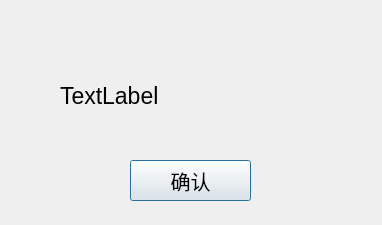
<?xml version="1.0" encoding="UTF-8"?>
<ui version="4.0">
 <class>ConfirmDialog</class>
 <widget class="QDialog" name="ConfirmDialog">
  <property name="geometry">
   <rect>
    <x>0</x>
    <y>0</y>
    <width>382</width>
    <height>225</height>
   </rect>
  </property>
  <property name="windowTitle">
   <string>Dialog</string>
  </property>
  <widget class="QLabel" name="label">
   <property name="geometry">
    <rect>
     <x>60</x>
     <y>40</y>
     <width>251</width>
     <height>111</height>
    </rect>
   </property>
   <property name="font">
    <font>
     <pointsize>17</pointsize>
    </font>
   </property>
   <property name="text">
    <string>TextLabel</string>
   </property>
   <property name="wordWrap">
    <bool>true</bool>
   </property>
  </widget>
  <widget class="QPushButton" name="pushButton">
   <property name="geometry">
    <rect>
     <x>130</x>
     <y>160</y>
     <width>121</width>
     <height>41</height>
    </rect>
   </property>
   <property name="font">
    <font>
     <pointsize>15</pointsize>
    </font>
   </property>
   <property name="text">
    <string>确认</string>
   </property>
  </widget>
 </widget>
 <resources/>
 <connections/>
</ui>
